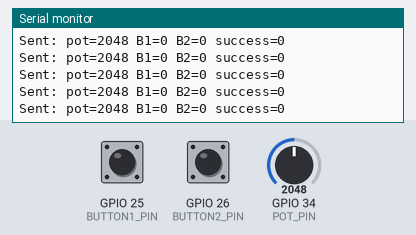
Recording of a sketch running on a simulated ESP32. Shown: the last lines printed to the serial monitor. The test bench sets the inputs (shaded band); at power-on: GPIO 34 (POT_PIN) = 2048, GPIO 25 (BUTTON1_PIN) HIGH, GPIO 26 (BUTTON2_PIN) HIGH. Nothing arrives over Bluetooth unless stated; a phone connects over Bluetooth LE 3 s after start.

Above: at 3.9 s.
4.0 s: GPIO 34 (POT_PIN) set to 2866
At 4.01 s:
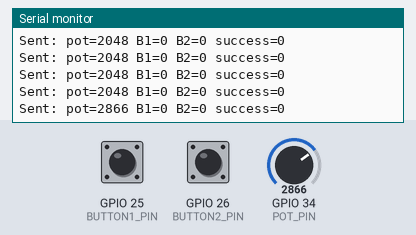
5.5 s: GPIO 25 (BUTTON1_PIN) pulled LOW for 0.15 s
At 5.52 s:
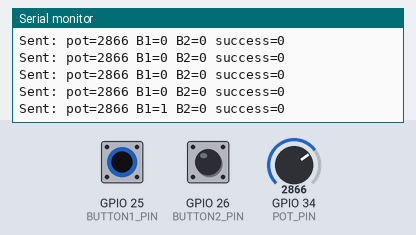
7.1 s: GPIO 26 (BUTTON2_PIN) pulled LOW for 0.15 s
At 7.12 s:
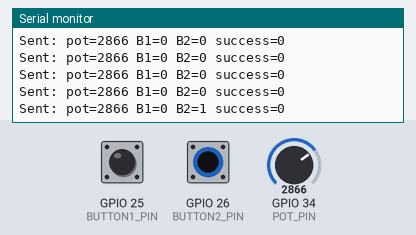
8.7 s: GPIO 34 (POT_PIN) set to 3603
At 8.73 s:
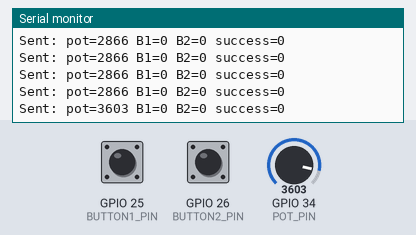
10.2 s: GPIO 25 (BUTTON1_PIN) pulled LOW for 1 s
At 10.23 s:
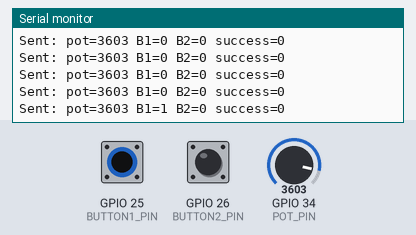
12.7 s: GPIO 26 (BUTTON2_PIN) pulled LOW for 1 s
At 12.74 s:
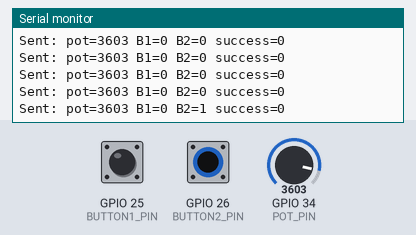
Timing chart, 0 to 15.7 s (numbered marks = the images above; inputs shaded):
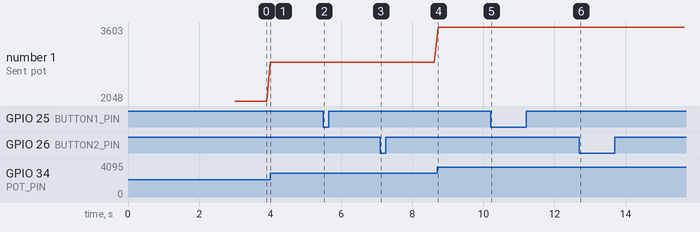

The sketch:

steeringwheel.ino
```cpp
#include <BLEDevice.h>
#include <BLEServer.h>
#include <BLEUtils.h>
#include <BLE2902.h>

// UUIDs
#define SERVICE_UUID        "12345678-1234-1234-1234-1234567890ab"
#define CHARACTERISTIC_UUID "abcd1234-5678-1234-5678-abcdef123456"

// Pins
#define POT_PIN 34
#define BUTTON1_PIN 25
#define BUTTON2_PIN 26

BLEServer* pServer = nullptr;
BLECharacteristic* pCharacteristic = nullptr;
bool deviceConnected = false;

class MyServerCallbacks : public BLEServerCallbacks {
  void onConnect(BLEServer* pServer) override {
    deviceConnected = true;
    Serial.println("Client connected");
  }

  void onDisconnect(BLEServer* pServer) override {
    deviceConnected = false;
    Serial.println("Client disconnected");
    // Restart advertising
    pServer->getAdvertising()->start();
  }
};

void setup() {
  Serial.begin(115200);
  Serial.println("Starting BLE Classic Wheel");

  // Pins
  pinMode(BUTTON1_PIN, INPUT_PULLUP);
  pinMode(BUTTON2_PIN, INPUT_PULLUP);

  // BLE setup
  BLEDevice::init("RedRocket Wheel");
  pServer = BLEDevice::createServer();
  pServer->setCallbacks(new MyServerCallbacks());

  BLEService* pService = pServer->createService(SERVICE_UUID);

  pCharacteristic = pService->createCharacteristic(
                      CHARACTERISTIC_UUID,
                      BLECharacteristic::PROPERTY_NOTIFY
                    );

  pCharacteristic->addDescriptor(new BLE2902());

  pService->start();

  BLEAdvertising* pAdvertising = BLEDevice::getAdvertising();
  pAdvertising->addServiceUUID(SERVICE_UUID);
  pAdvertising->start();

  Serial.println("Advertising started");
}

void loop() {
  if (!deviceConnected) {
    delay(500);
    return;
  }

  // Read pot
  uint16_t potValue = analogRead(POT_PIN);

  // Read buttons (LOW = pressed)
  bool b1 = digitalRead(BUTTON1_PIN) == LOW;
  bool b2 = digitalRead(BUTTON2_PIN) == LOW;

  // Prepare 4-byte packet
  uint8_t packet[4];
  packet[0] = potValue & 0xFF;
  packet[1] = (potValue >> 8) & 0xFF;
  packet[2] = b1 ? 1 : 0;
  packet[3] = b2 ? 1 : 0;

  // Send notification
  pCharacteristic->setValue(packet, 4);
  pCharacteristic->notify();

  Serial.printf("Sent: pot=%d B1=%d B2=%d success=%d\n", potValue, b1, b2);

  delay(100); // ~10 Hz updates
}
```

Measured:
- after the input at 4.0 s, the serial monitor: prints a new line at once (image 1)
- after the input at 5.5 s, the serial monitor: prints a new line at once (image 2)
- after the input at 7.1 s, the serial monitor: prints a new line at once (image 3)
- after the input at 8.7 s, the serial monitor: prints a new line at once (image 4)
- after the input at 10.2 s, the serial monitor: prints a new line at once (image 5)
- after the input at 12.7 s, the serial monitor: prints a new line at once (image 6)
- plotted number 1: 2048 → 2866 after the input at 4.0 s, 2866 → 3603 after the input at 8.7 s
